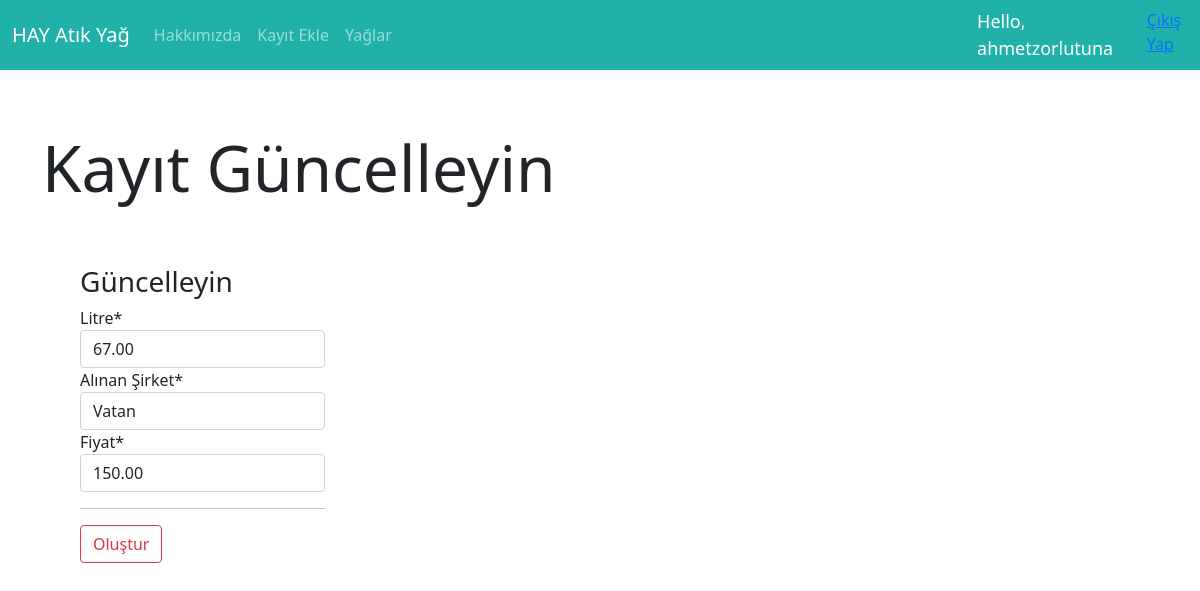
Page /oils/update/3 (signed in) on the committed database.
### oil/models.py (models this page shows, shortened)
class Oil(models.Model): # Modelimizi oluşturduk.
    user = models.ForeignKey("auth.User",on_delete=models.PROTECT,verbose_name="Kullanıcı")
    liter = models.DecimalField(max_digits=6,decimal_places=2,verbose_name="Litre")
    comp = models.CharField(max_length=50,verbose_name="Alınan Şirket")
    price = models.DecimalField(max_digits=6,decimal_places=2,verbose_name="Fiyat")
    date = models.DateTimeField(auto_now_add=True,verbose_name="Oluşturulma Tarihi")

### oil/views.py (the view)
# urls.py: path('update/<int:id>',views.updateOil,name="update"),
def updateOil(request,id):
    oil = get_object_or_404(Oil,id = id)
    form = OilForm(request.POST or None,instance=oil) #İnstance gelen bilgileri yeni forma aktardık
    if form.is_valid():
        oil = form.save(commit=False)
        oil.user = request.user
        oil.save()
        messages.success(request,"Güncelleme başarılı")
        return redirect("oil:dashboard")
    return render(request,"update.html",{"form":form})

### oil/forms.py
class OilForm(forms.ModelForm):
    class Meta:
        model = Oil #Formumuz ile Oil modelimiz bağlamış olduk.
        fields = ['liter','comp','price']

### templates/update.html (shortened to what this page needs)
{% extends 'layout.html' %}
{% load crispy_forms_tags %}
{% block body %}
<div class="container">
    <h1 class="display-3">Kayıt Güncelleyin</h1>
    <div class="row">
        <div style="margin: 30px; padding: 20px;"class="col-6 col-sm-3">
            <h3 class="">Güncelleyin</h3>
            <form method="post">
                {{form|crispy}}
                <hr>
                <button type="submit" class="btn btn-outline-danger btn-md">Oluştur</button>
            </form>
        </div>
    </div>
</div>
{% endblock body %}

### templates/includes/navbar.html (shortened to what this page needs)
<nav class="navbar navbar-custom navbar-expand-md navbar-dark">
    <div class="container-md">
      <a class="navbar-brand" href="/">HAY Atık Yağ</a>
      <div class="collapse navbar-collapse" id="navbar">
        <ul class="navbar-nav me-auto">
          <li class="nav-item">
            <a class="nav-link" href="/about">Hakkımızda</a>
          </li>
          <li class="nav-item">
            <a class="nav-link" href="/oils/addoil">Kayıt Ekle</a>
          </li>
          <li class="nav-item">
            <a class="nav-link" href="/oils/dashboard">Yağlar</a>
          </li>
        </ul>
      </div>
    </div>
    <div>
      <ul class="navbar-nav me-auto">
        <li class="nav-item">
          <span class="hello-msg">Hello, {{request.user}}</span>
        </li>
        <li class="nav-item">
          <span><a href="{% url 'user:logout2' %}">Çıkış Yap</a></span>
        </li>
      </ul>
    </div>
  </nav>

### templates/includes/navbar.html (style rules this page uses)
.hello-msg { font-size: 18px; color: #fff; margin-right: 20px; }
.navbar-custom { background-color:lightseagreen; }

### rows in the picture
Oil: liter "67.00", comp "Vatan", price "150.00"

### other values in the picture
{{ request.user }} "ahmetzorlutuna"
